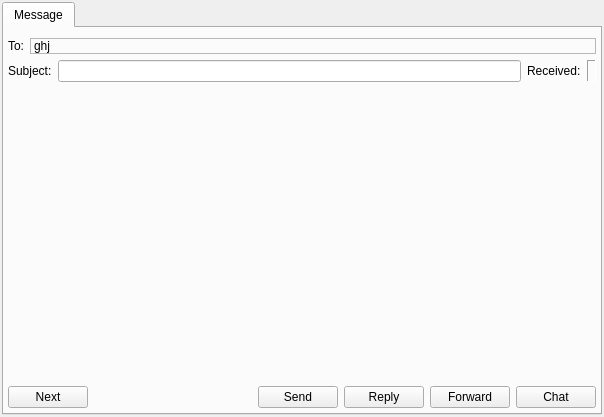
<ui version="4.0" >
 <class>MessageWindowClass</class>
 <widget class="QMainWindow" name="MessageWindowClass" >
  <property name="geometry" >
   <rect>
    <x>0</x>
    <y>0</y>
    <width>604</width>
    <height>417</height>
   </rect>
  </property>
  <property name="windowTitle" >
   <string>MessageWindow</string>
  </property>
  <property name="iconSize" >
   <size>
    <width>16</width>
    <height>16</height>
   </size>
  </property>
  <property name="dockNestingEnabled" >
   <bool>true</bool>
  </property>
  <widget class="QWidget" name="centralWidget" >
   <layout class="QVBoxLayout" >
    <property name="leftMargin" >
     <number>2</number>
    </property>
    <property name="topMargin" >
     <number>2</number>
    </property>
    <property name="rightMargin" >
     <number>2</number>
    </property>
    <property name="bottomMargin" >
     <number>2</number>
    </property>
    <item>
     <widget class="QTabWidget" name="wdtTabs" >
      <property name="currentIndex" >
       <number>0</number>
      </property>
      <widget class="QWidget" name="tabMessage" >
       <attribute name="title" >
        <string>Message</string>
       </attribute>
       <layout class="QVBoxLayout" >
        <property name="leftMargin" >
         <number>4</number>
        </property>
        <property name="topMargin" >
         <number>4</number>
        </property>
        <property name="rightMargin" >
         <number>4</number>
        </property>
        <property name="bottomMargin" >
         <number>4</number>
        </property>
        <item>
         <widget class="QWidget" native="1" name="wdtInfo" />
        </item>
        <item>
         <widget class="QWidget" native="1" name="wdtReceivers" >
          <layout class="QHBoxLayout" >
           <property name="leftMargin" >
            <number>0</number>
           </property>
           <property name="topMargin" >
            <number>0</number>
           </property>
           <property name="rightMargin" >
            <number>0</number>
           </property>
           <property name="bottomMargin" >
            <number>0</number>
           </property>
           <item>
            <widget class="QLabel" name="lblReceiversLabel" >
             <property name="text" >
              <string>To:</string>
             </property>
            </widget>
           </item>
           <item>
            <widget class="QLabel" name="lblReceivers" >
             <property name="sizePolicy" >
              <sizepolicy vsizetype="Preferred" hsizetype="Expanding" >
               <horstretch>0</horstretch>
               <verstretch>0</verstretch>
              </sizepolicy>
             </property>
             <property name="frameShape" >
              <enum>QFrame::StyledPanel</enum>
             </property>
             <property name="text" >
              <string>ghj</string>
             </property>
             <property name="wordWrap" >
              <bool>true</bool>
             </property>
             <property name="margin" >
              <number>2</number>
             </property>
            </widget>
           </item>
          </layout>
         </widget>
        </item>
        <item>
         <layout class="QHBoxLayout" >
          <item>
           <widget class="QLabel" name="lblSubject" >
            <property name="text" >
             <string>Subject:</string>
            </property>
            <property name="buddy" >
             <cstring>lneSubject</cstring>
            </property>
           </widget>
          </item>
          <item>
           <widget class="QLineEdit" name="lneSubject" />
          </item>
          <item>
           <widget class="QLabel" name="lblReceived" >
            <property name="text" >
             <string>Received:</string>
            </property>
           </widget>
          </item>
          <item>
           <widget class="QLabel" name="lblDateTime" >
            <property name="frameShape" >
             <enum>QFrame::Panel</enum>
            </property>
            <property name="frameShadow" >
             <enum>QFrame::Sunken</enum>
            </property>
            <property name="text" >
             <string/>
            </property>
           </widget>
          </item>
         </layout>
        </item>
        <item>
         <widget class="QWidget" native="1" name="wdtMessage" >
          <property name="sizePolicy" >
           <sizepolicy vsizetype="Expanding" hsizetype="Expanding" >
            <horstretch>0</horstretch>
            <verstretch>0</verstretch>
           </sizepolicy>
          </property>
         </widget>
        </item>
        <item>
         <widget class="QWidget" native="1" name="wdtButtons" >
          <layout class="QHBoxLayout" >
           <property name="leftMargin" >
            <number>0</number>
           </property>
           <property name="topMargin" >
            <number>0</number>
           </property>
           <property name="rightMargin" >
            <number>0</number>
           </property>
           <property name="bottomMargin" >
            <number>0</number>
           </property>
           <item>
            <widget class="QPushButton" name="pbtNext" >
             <property name="text" >
              <string>Next</string>
             </property>
            </widget>
           </item>
           <item>
            <spacer>
             <property name="orientation" >
              <enum>Qt::Horizontal</enum>
             </property>
             <property name="sizeHint" >
              <size>
               <width>81</width>
               <height>23</height>
              </size>
             </property>
            </spacer>
           </item>
           <item>
            <widget class="QPushButton" name="pbtSend" >
             <property name="text" >
              <string>Send</string>
             </property>
            </widget>
           </item>
           <item>
            <widget class="QPushButton" name="pbtReply" >
             <property name="text" >
              <string>Reply</string>
             </property>
            </widget>
           </item>
           <item>
            <widget class="QPushButton" name="pbtForward" >
             <property name="text" >
              <string>Forward</string>
             </property>
            </widget>
           </item>
           <item>
            <widget class="QPushButton" name="pbtChat" >
             <property name="text" >
              <string>Chat</string>
             </property>
            </widget>
           </item>
          </layout>
         </widget>
        </item>
       </layout>
      </widget>
     </widget>
    </item>
   </layout>
  </widget>
  <widget class="QMenuBar" name="menuBar" >
   <property name="geometry" >
    <rect>
     <x>0</x>
     <y>0</y>
     <width>604</width>
     <height>21</height>
    </rect>
   </property>
  </widget>
 </widget>
 <layoutdefault spacing="6" margin="11" />
 <tabstops>
  <tabstop>wdtTabs</tabstop>
  <tabstop>lneSubject</tabstop>
  <tabstop>pbtNext</tabstop>
  <tabstop>pbtSend</tabstop>
  <tabstop>pbtReply</tabstop>
  <tabstop>pbtChat</tabstop>
 </tabstops>
 <resources/>
 <connections/>
</ui>
